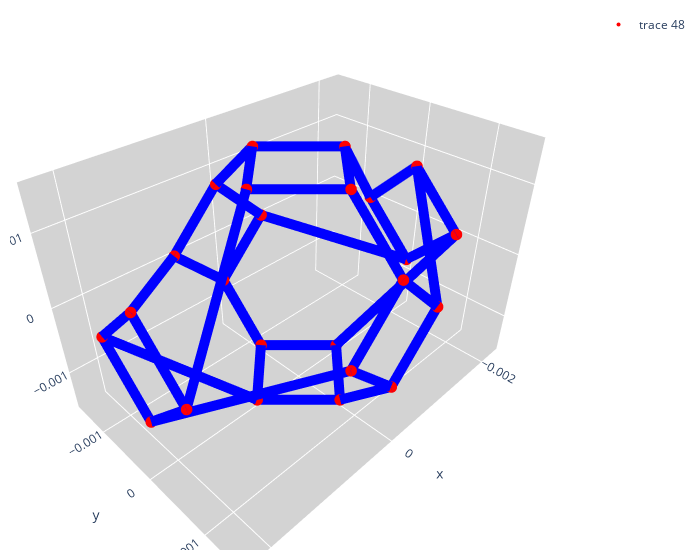

The notebook cell saved with this chart:
### Code cell
from kc_gen import KelvinCell

size = 3e-3/4
kc_mobility2 = KelvinCell(size)

deformation_matrix = np.array([
    [0, 1, 0, 90],  # Rotate +x by 90 degrees
    [1, 1, 1* size, 0],  # Extend +x by 0.2 units
    [1, -1, 1* size, 0],  # Extend -x by 0.2 units
    [0, -1, 0, 90],  # Rotate -x by 45 degrees
]) # Cast the matrix to float

kc_mobility2.deform.matrix(deformation_matrix)

kc_mobility2.vertices = kc_mobility2.deform.vertices

kc_mobility2.visualize()

### Figure 1 — Plotly figure (JSON) as saved in the notebook; plotly's stock layout.template omitted (floating-point values rounded to 4 significant figures)
{"data": [{"line": {"color": "blue", "width": 20}, "mode": "lines", "showlegend": false, "type": "scatter3d", "x": [0.00075, 0.00225], "y": [0, 0.00075], "z": [0.0015, 4.592e-20]}, {"line": {"color": "blue", "width": 20}, "mode": "lines", "showlegend": false, "type": "scatter3d", "x": [0.00225, 0.00225], "y": [0.00075, 4.592e-20], "z": [4.592e-20, -0.00075]}, {"line": {"color": "blue", "width": 20}, "mode": "lines", "showlegend": false, "type": "scatter3d", "x": [0.00225, 0.00075], "y": [4.592e-20, 0.0015], "z": [-0.00075, 0]}, {"line": {"color": "blue", "width": 20}, "mode": "lines", "showlegend": false, "type": "scatter3d", "x": [0.00075, 0], "y": [0.0015, 0.0015], "z": [0, 0.00075]}, {"line": {"color": "blue", "width": 20}, "mode": "lines", "showlegend": false, "type": "scatter3d", "x": [0, 0], "y": [0.0015, 0.00075], "z": [0.00075, 0.0015]}, {"line": {"color": "blue", "width": 20}, "mode": "lines", "showlegend": false, "type": "scatter3d", "x": [0, 0.00075], "y": [0.00075, 0], "z": [0.0015, 0.0015]}, {"line": {"color": "blue", "width": 20}, "mode": "lines", "showlegend": false, "type": "scatter3d", "x": [-0.00225, -0.00075], "y": [-0.00075, 0], "z": [4.592e-20, 0.0015]}, {"line": {"color": "blue", "width": 20}, "mode": "lines", "showlegend": false, "type": "scatter3d", "x": [-0.00075, 0], "y": [0, 0.00075], "z": [0.0015, 0.0015]}, {"line": {"color": "blue", "width": 20}, "mode": "lines", "showlegend": false, "type": "scatter3d", "x": [0, 0], "y": [0.00075, 0.0015], "z": [0.0015, 0.00075]}, {"line": {"color": "blue", "width": 20}, "mode": "lines", "showlegend": false, "type": "scatter3d", "x": [0, -0.00075], "y": [0.0015, 0.0015], "z": [0.00075, 0]}, {"line": {"color": "blue", "width": 20}, "mode": "lines", "showlegend": false, "type": "scatter3d", "x": [-0.00075, -0.00225], "y": [0.0015, 4.592e-20], "z": [0, 0.00075]}, {"line": {"color": "blue", "width": 20}, "mode": "lines", "showlegend": false, "type": "scatter3d", "x": [-0.00225, -0.00225], "y": [4.592e-20, -0.00075], "z": [0.00075, 4.592e-20]}, {"line": {"color": "blue", "width": 20}, "mode": "lines", "showlegend": false, "type": "scatter3d", "x": [-0.00075, 0], "y": [-0.0015, -0.0015], "z": [0, 0.00075]}, {"line": {"color": "blue", "width": 20}, "mode": "lines", "showlegend": false, "type": "scatter3d", "x": [0, 0], "y": [-0.0015, -0.00075], "z": [0.00075, 0.0015]}, {"line": {"color": "blue", "width": 20}, "mode": "lines", "showlegend": false, "type": "scatter3d", "x": [0, -0.00075], "y": [-0.00075, 0], "z": [0.0015, 0.0015]}, {"line": {"color": "blue", "width": 20}, "mode": "lines", "showlegend": false, "type": "scatter3d", "x": [-0.00075, -0.00225], "y": [0, -0.00075], "z": [0.0015, 4.592e-20]}, {"line": {"color": "blue", "width": 20}, "mode": "lines", "showlegend": false, "type": "scatter3d", "x": [-0.00225, -0.00225], "y": [-0.00075, -4.592e-20], "z": [4.592e-20, -0.00075]}, {"line": {"color": "blue", "width": 20}, "mode": "lines", "showlegend": false, "type": "scatter3d", "x": [-0.00225, -0.00075], "y": [-4.592e-20, -0.0015], "z": [-0.00075, 0]}, {"line": {"color": "blue", "width": 20}, "mode": "lines", "showlegend": false, "type": "scatter3d", "x": [0, 0.00075], "y": [-0.0015, -0.0015], "z": [0.00075, 0]}, {"line": {"color": "blue", "width": 20}, "mode": "lines", "showlegend": false, "type": "scatter3d", "x": [0.00075, 0.00225], "y": [-0.0015, -4.592e-20], "z": [0, 0.00075]}, {"line": {"color": "blue", "width": 20}, "mode": "lines", "showlegend": false, "type": "scatter3d", "x": [0.00225, 0.00225], "y": [-4.592e-20, 0.00075], "z": [0.00075, 4.592e-20]}, {"line": {"color": "blue", "width": 20}, "mode": "lines", "showlegend": false, "type": "scatter3d", "x": [0.00225, 0.00075], "y": [0.00075, 0], "z": [4.592e-20, 0.0015]}, {"line": {"color": "blue", "width": 20}, "mode": "lines", "showlegend": false, "type": "scatter3d", "x": [0.00075, 0], "y": [0, -0.00075], "z": [0.0015, 0.0015]}, {"line": {"color": "blue", "width": 20}, "mode": "lines", "showlegend": false, "type": "scatter3d", "x": [0, 0], "y": [-0.00075, -0.0015], "z": [0.0015, 0.00075]}, {"line": {"color": "blue", "width": 20}, "mode": "lines", "showlegend": false, "type": "scatter3d", "x": [0.00075, 0.00225], "y": [0, -0.00075], "z": [-0.0015, -4.592e-20]}, {"line": {"color": "blue", "width": 20}, "mode": "lines", "showlegend": false, "type": "scatter3d", "x": [0.00225, 0.00225], "y": [-0.00075, 4.592e-20], "z": [-4.592e-20, -0.00075]}, {"line": {"color": "blue", "width": 20}, "mode": "lines", "showlegend": false, "type": "scatter3d", "x": [0.00225, 0.00075], "y": [4.592e-20, 0.0015], "z": [-0.00075, 0]}, {"line": {"color": "blue", "width": 20}, "mode": "lines", "showlegend": false, "type": "scatter3d", "x": [0.00075, 0], "y": [0.0015, 0.0015], "z": [0, -0.00075]}, {"line": {"color": "blue", "width": 20}, "mode": "lines", "showlegend": false, "type": "scatter3d", "x": [0, 0], "y": [0.0015, 0.00075], "z": [-0.00075, -0.0015]}, {"line": {"color": "blue", "width": 20}, "mode": "lines", "showlegend": false, "type": "scatter3d", "x": [0, 0.00075], "y": [0.00075, 0], "z": [-0.0015, -0.0015]}, {"line": {"color": "blue", "width": 20}, "mode": "lines", "showlegend": false, "type": "scatter3d", "x": [-0.00225, -0.00075], "y": [0.00075, 0], "z": [-4.592e-20, -0.0015]}, {"line": {"color": "blue", "width": 20}, "mode": "lines", "showlegend": false, "type": "scatter3d", "x": [-0.00075, 0], "y": [0, 0.00075], "z": [-0.0015, -0.0015]}, {"line": {"color": "blue", "width": 20}, "mode": "lines", "showlegend": false, "type": "scatter3d", "x": [0, 0], "y": [0.00075, 0.0015], "z": [-0.0015, -0.00075]}, {"line": {"color": "blue", "width": 20}, "mode": "lines", "showlegend": false, "type": "scatter3d", "x": [0, -0.00075], "y": [0.0015, 0.0015], "z": [-0.00075, 0]}, {"line": {"color": "blue", "width": 20}, "mode": "lines", "showlegend": false, "type": "scatter3d", "x": [-0.00075, -0.00225], "y": [0.0015, 4.592e-20], "z": [0, 0.00075]}, {"line": {"color": "blue", "width": 20}, "mode": "lines", "showlegend": false, "type": "scatter3d", "x": [-0.00225, -0.00225], "y": [4.592e-20, 0.00075], "z": [0.00075, -4.592e-20]}, {"line": {"color": "blue", "width": 20}, "mode": "lines", "showlegend": false, "type": "scatter3d", "x": [-0.00075, 0], "y": [-0.0015, -0.0015], "z": [0, -0.00075]}, {"line": {"color": "blue", "width": 20}, "mode": "lines", "showlegend": false, "type": "scatter3d", "x": [0, 0], "y": [-0.0015, -0.00075], "z": [-0.00075, -0.0015]}, {"line": {"color": "blue", "width": 20}, "mode": "lines", "showlegend": false, "type": "scatter3d", "x": [0, -0.00075], "y": [-0.00075, 0], "z": [-0.0015, -0.0015]}, {"line": {"color": "blue", "width": 20}, "mode": "lines", "showlegend": false, "type": "scatter3d", "x": [-0.00075, -0.00225], "y": [0, 0.00075], "z": [-0.0015, -4.592e-20]}, {"line": {"color": "blue", "width": 20}, "mode": "lines", "showlegend": false, "type": "scatter3d", "x": [-0.00225, -0.00225], "y": [0.00075, -4.592e-20], "z": [-4.592e-20, -0.00075]}, {"line": {"color": "blue", "width": 20}, "mode": "lines", "showlegend": false, "type": "scatter3d", "x": [-0.00225, -0.00075], "y": [-4.592e-20, -0.0015], "z": [-0.00075, 0]}, {"line": {"color": "blue", "width": 20}, "mode": "lines", "showlegend": false, "type": "scatter3d", "x": [0, 0.00075], "y": [-0.0015, -0.0015], "z": [-0.00075, 0]}, {"line": {"color": "blue", "width": 20}, "mode": "lines", "showlegend": false, "type": "scatter3d", "x": [0.00075, 0.00225], "y": [-0.0015, -4.592e-20], "z": [0, 0.00075]}, {"line": {"color": "blue", "width": 20}, "mode": "lines", "showlegend": false, "type": "scatter3d", "x": [0.00225, 0.00225], "y": [-4.592e-20, -0.00075], "z": [0.00075, -4.592e-20]}, {"line": {"color": "blue", "width": 20}, "mode": "lines", "showlegend": false, "type": "scatter3d", "x": [0.00225, 0.00075], "y": [-0.00075, 0], "z": [-4.592e-20, -0.0015]}, {"line": {"color": "blue", "width": 20}, "mode": "lines", "showlegend": false, "type": "scatter3d", "x": [0.00075, 0], "y": [0, -0.00075], "z": [-0.0015, -0.0015]}, {"line": {"color": "blue", "width": 20}, "mode": "lines", "showlegend": false, "type": "scatter3d", "x": [0, 0], "y": [-0.00075, -0.0015], "z": [-0.0015, -0.00075]}, {"marker": {"color": "red", "size": 4}, "mode": "markers", "type": "scatter3d", "x": [0.00075, 0, -0.00075, 0, 0.00225, 0.00225, 0.00225, 0.00225, 0, 0.00075, 0, -0.00075, 0.00075, 0, -0.00075, 0, -0.00225, -0.00225, -0.00225, -0.00225, 0, 0.00075, 0, -0.00075], "y": [0, 0.00075, 0, -0.00075, 4.592e-20, 0.00075, -4.592e-20, -0.00075, 0.0015, 0.0015, 0.0015, 0.0015, 0, 0.00075, 0, -0.00075, 4.592e-20, -0.00075, -4.592e-20, 0.00075, -0.0015, -0.0015, -0.0015, -0.0015], "z": [0.0015, 0.0015, 0.0015, 0.0015, -0.00075, 4.592e-20, 0.00075, -4.592e-20, 0.00075, 0, -0.00075, 0, -0.0015, -0.0015, -0.0015, -0.0015, 0.00075, 4.592e-20, -0.00075, -4.592e-20, 0.00075, 0, -0.00075, 0]}], "layout": {"margin": {"b": 10, "l": 10, "r": 20, "t": 10}, "scene": {"xaxis": {"backgroundcolor": "lightgrey", "nticks": 4, "showbackground": true}, "yaxis": {"backgroundcolor": "lightgrey", "nticks": 4, "showbackground": true}, "zaxis": {"backgroundcolor": "lightgrey", "nticks": 4, "showbackground": true}}, "width": 700}}
